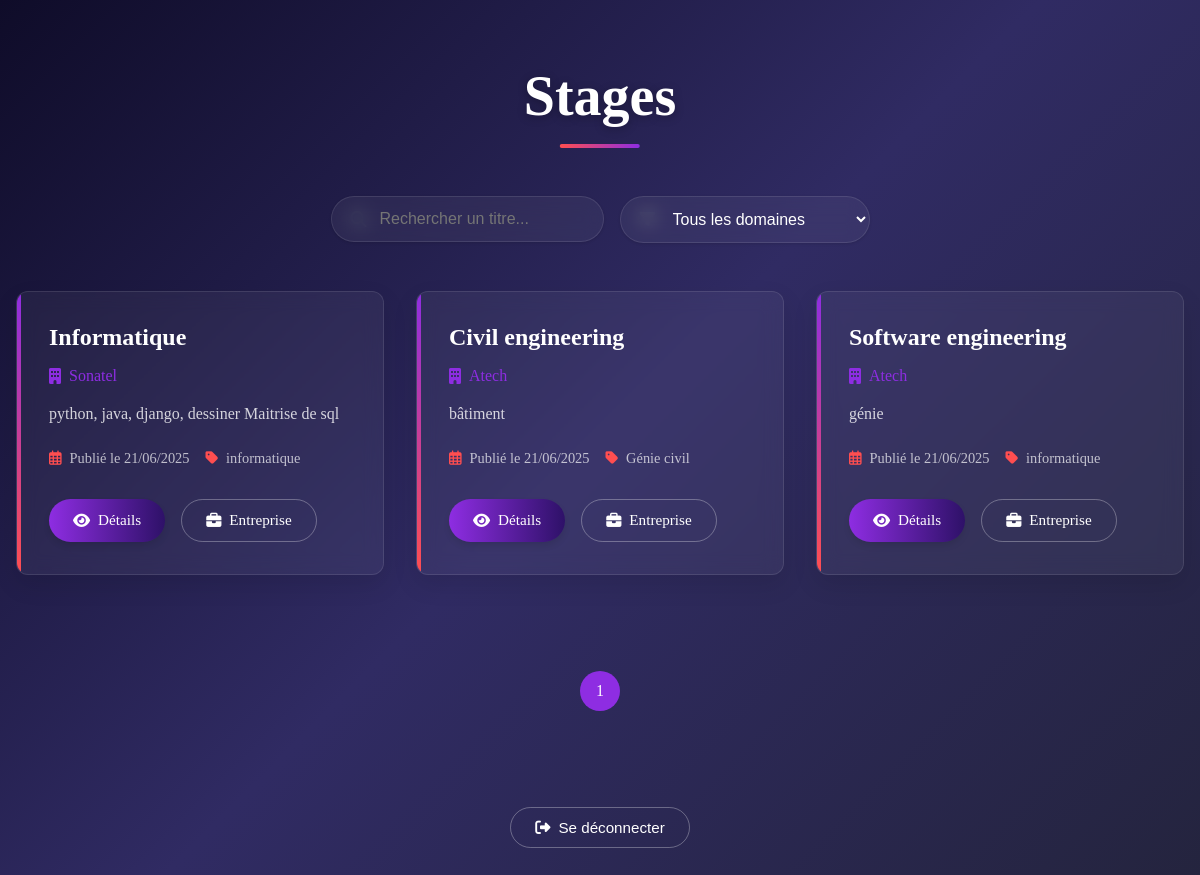
Page /offres/ on the committed database.
### stages/models.py (models this page shows, shortened)
class OffreDeStage(models.Model):
    TYPE_STAGE_CHOICES = [
        ('obligatoire', 'Stage obligatoire'),
        ('facultatif', 'Stage facultatif'),
        ('alternance', 'Contrat d\'alternance'),
    ]
    titre = models.CharField(max_length=100)
    description = models.TextField()
    domaine = models.CharField(max_length=100)
    competences_requises = models.TextField(blank=True)
    entreprise = models.ForeignKey(Entreprise, on_delete=models.CASCADE)
    date_publication = models.DateTimeField(auto_now_add=True)
    duree = models.PositiveIntegerField(help_text="Durée en mois", null=True, blank=True)
    date_debut = models.DateField(help_text="Date prévue de début", null=True, blank=True)
    type_stage = models.CharField(max_length=20, choices=TYPE_STAGE_CHOICES, default='obligatoire')
    gratification = models.DecimalField(max_digits=10, decimal_places=2, null=True, blank=True)
    nombre_places = models.PositiveIntegerField(default=1)
    est_valide = models.BooleanField(default=False)

class Entreprise(models.Model):
    user = models.OneToOneField(User, on_delete=models.CASCADE)
    nom_entreprise = models.CharField(max_length=100)
    description = models.TextField(blank=True)
    secteur = models.CharField(max_length=255, blank=True)
    adresse = models.CharField(max_length=255, blank=True)
    logo_url = models.URLField(blank=True)
    site_web = models.URLField(blank=True)
    telephone = models.CharField(max_length=20, blank=True)
    email_contact = models.EmailField(blank=True)
    reseaux_sociaux = models.TextField(blank=True, help_text="Liens vers LinkedIn, Facebook, etc.")
    taille = models.CharField(max_length=100, blank=True, help_text="Ex: PME, grande entreprise, startup")
    nombre_employes = models.PositiveIntegerField(blank=True, null=True)
    ville = models.CharField(max_length=100, blank=True)
    pays = models.CharField(max_length=100, blank=True)
    date_creation = models.DateField(blank=True, null=True)
    statut_juridique = models.CharField(max_length=100, blank=True, help_text="Ex: SARL, SAS, SA, etc.")
    est_valide = models.BooleanField(default=False)
    realisations = models.TextField(blank=True)

### stages/views.py (the view)
# urls.py: path('offres/', liste_offres, name='liste_offres'),
def liste_offres(request):
    offres_qs = OffreDeStage.objects.filter(entreprise__isnull=False).order_by('-date_publication')
    recherche = request.GET.get('recherche', '')
    domaine = request.GET.get('domaine', '')
    if recherche:
        offres_qs = offres_qs.filter(titre__icontains=recherche)
    if domaine:
        offres_qs = offres_qs.filter(domaine=domaine)
    paginator = Paginator(offres_qs, 10)
    page_number = request.GET.get('page')
    page_obj = paginator.get_page(page_number)
    domaines = OffreDeStage.objects.values_list('domaine', flat=True).distinct()
    context = {
        'offres': page_obj,
        'page_obj': page_obj,
        'domaines': domaines,
        'request': request,
    }
    return render(request, 'stages/liste.html', context)

### stages/templates/stages/liste.html (shortened to what this page needs)
{% load static %}
<!DOCTYPE html>
<html lang="fr">
<head>
  <link rel="stylesheet" href="https://cdnjs.cloudflare.com/ajax/libs/font-awesome/6.4.0/css/all.min.css">
</head>
<body>
  <div class="container">
    <h1 class="animate__animated animate__fadeInDown">Stages</h1>
    <div class="search-filter">
      <div class="search-box">
        <i class="fas fa-search"></i>
        <input type="text" id="search" placeholder="Rechercher un titre..." value="{{ request.GET.recherche }}">
      </div>
      <div class="filter-select">
        <i class="fas fa-filter"></i>
        <select id="filter">
          <option value="">Tous les domaines</option>
        </select>
      </div>
    </div>
    <div class="offres-grid">
      {% for offre in offres %}
      <div class="offre-card" data-scroll data-index="{{ forloop.counter0 }}">
        <h2 class="offre-title">{{ offre.titre }}</h2>
        <div class="offre-entreprise">
          <i class="fas fa-building"></i>
          <span>{{ offre.entreprise.nom_entreprise }}</span>
        </div>
        <p class="offre-description">{{ offre.description }}</p>
        <div class="offre-meta">
          <div class="meta-item">
            <i class="far fa-calendar-alt"></i>
            <span>Publié le {{ offre.date_publication|date:"d/m/Y" }}</span>
          </div>
          <div class="meta-item">
            <i class="fas fa-tag"></i>
            <span>{{ offre.domaine }}</span>
          </div>
        </div>
        <div class="offre-actions">
          <a href="{% url 'detail_offre' offre.id %}" class="btn btn-primary">
            <i class="fas fa-eye"></i> Détails
          </a>
          {% if offre.entreprise and offre.entreprise.id %}
            <a href="{% url 'voir_profil_entreprise' offre.entreprise.id %}" class="btn btn-outline">
              <i class="fas fa-briefcase"></i> Entreprise
            </a>
          {% endif %}
        </div>
      </div>
      {% empty %}
      <div class="empty-state">
        <i class="far fa-folder-open"></i>
        <p>Aucune offre disponible pour le moment.</p>
      </div>
      {% endfor %}
    </div>
    {% if offres %}
    <div class="pagination" data-scroll>
      <ul class="pagination">
        {% for num in page_obj.paginator.page_range %}
          {% if page_obj.number == num %}
            <li class="page-item">
              <a href="?page={{ num }}&recherche={{ request.GET.recherche }}&domaine={{ request.GET.domaine }}" class="page-link active">{{ num }}</a>
            </li>
          {% elif num > page_obj.number|add:'-3' and num < page_obj.number|add:'3' %}
            <li class="page-item">
              <a href="?page={{ num }}&recherche={{ request.GET.recherche }}&domaine={{ request.GET.domaine }}" class="page-link">{{ num }}</a>
            </li>
          {% endif %}
        {% endfor %}
      </ul>
    </div>
    {% endif %}
    <div style="text-align: center; margin-top: 3rem;" data-scroll>
      <form method="post" action="{% url 'logout' %}">
        <button type="submit" class="btn btn-outline">
          <i class="fas fa-sign-out-alt"></i> Se déconnecter
        </button>
      </form>
    </div>
  </div>
</body>
</html>

### stages/templates/stages/liste.html (style rules this page uses)
:root { --primary: #2e1168; --primary-light: #4a1da8; --secondary: #8e2de2; --accent: #ff4e50; --light: #f8f9fa; --dark: #212529; --gray: #6c757d; --transition: all 0.4s cubic-bezier(0.175, 0.885, 0.32, 1.1); --shadow-sm: 0 1px 3px rgba(0,0,0,0.12); --shadow-md: 0 4px 6px rgba(0,0,0,0.1); --shadow-lg: 0 10px 25px rgba(0,0,0,0.1); --shadow-xl: 0 20px 40px rgba(0,0,0,0.15); --border-radius: 12px; }
* { margin: 0; padding: 0; box-sizing: border-box; scroll-behavior: smooth; }
body { font-family: 'Times New Roman', sans-serif; background: linear-gradient(135deg, #0f0c29, #302b63, #24243e); color: #e0e0e0; min-height: 100vh; padding: 2rem 1rem; }
.container { max-width: 1200px; margin: 0 auto; }
h1 { text-align: center; font-family: 'Times New Roman', serif; font-size: clamp(2.5rem, 5vw, 3.5rem); margin: 2rem 0 3rem; color: white; text-shadow: 0 2px 10px rgba(0,0,0,0.3); position: relative; display: inline-block; left: 50%; transform: translateX(-50%); }
h1::after { content: ''; display: block; width: 80px; height: 4px; background: linear-gradient(to right, var(--accent), var(--secondary)); margin: 1rem auto 0; border-radius: 2px; }
.search-filter { display: flex; justify-content: center; gap: 1rem; margin-bottom: 3rem; flex-wrap: wrap; }
.search-box, .filter-select { position: relative; min-width: 250px; }
.search-box i, .filter-select i { position: absolute; left: 20px; top: 50%; transform: translateY(-50%); color: var(--gray); pointer-events: none; }
input, select { width: 100%; padding: 0.8rem 1rem 0.8rem 3rem; border-radius: 50px; border: 1px solid rgba(255,255,255,0.1); background: rgba(255,255,255,0.05); backdrop-filter: blur(10px); color: white; font-size: 1rem; transition: var(--transition); box-shadow: var(--shadow-sm); }
.offres-grid { display: grid; grid-template-columns: repeat(auto-fill, minmax(350px, 1fr)); gap: 2rem; margin: 3rem 0; }
.offre-card { background: rgba(255,255,255,0.05); backdrop-filter: blur(10px); border-radius: var(--border-radius); padding: 2rem; border: 1px solid rgba(255,255,255,0.1); transition: var(--transition); box-shadow: var(--shadow-lg); position: relative; overflow: hidden; opacity: 0; transform: translateY(20px); }
.offre-card::before { content: ''; position: absolute; top: 0; left: 0; width: 4px; height: 100%; background: linear-gradient(to bottom, var(--secondary), var(--accent)); transition: var(--transition); }
.offre-card.visible { opacity: 1; transform: translateY(0); }
.offre-title { font-size: 1.5rem; margin-bottom: 1rem; color: white; font-weight: 600; }
.offre-entreprise { display: flex; align-items: center; gap: 0.5rem; margin-bottom: 1rem; color: var(--secondary); font-weight: 500; }
.offre-description { color: rgba(255,255,255,0.8); margin-bottom: 1.5rem; line-height: 1.6; display: -webkit-box; -webkit-line-clamp: 3; -webkit-box-orient: vertical; overflow: hidden; }
.offre-meta { display: flex; flex-wrap: wrap; gap: 1rem; margin-bottom: 1.5rem; }
.meta-item { display: flex; align-items: center; gap: 0.5rem; font-size: 0.9rem; color: rgba(255,255,255,0.7); }
.meta-item i { color: var(--accent); }
.offre-actions { display: flex; flex-wrap: wrap; gap: 1rem; margin-top: 2rem; }
.btn { display: inline-flex; align-items: center; justify-content: center; gap: 0.5rem; padding: 0.7rem 1.5rem; border-radius: 50px; font-weight: 500; text-decoration: none; transition: var(--transition); cursor: pointer; font-size: 0.95rem; border: none; }
.btn-primary { background: linear-gradient(to right, var(--secondary), var(--primary)); color: white; box-shadow: var(--shadow-md); }
.btn-outline { background: transparent; color: white; border: 1px solid rgba(255,255,255,0.3); }
.pagination { display: flex; justify-content: center; gap: 0.5rem; margin: 3rem 0; flex-wrap: wrap; }
.page-item { list-style: none; }
.page-link { display: flex; align-items: center; justify-content: center; width: 40px; height: 40px; border-radius: 50%; background: rgba(255,255,255,0.05); color: white; text-decoration: none; transition: var(--transition); }
.page-link:hover, .page-link.active { background: var(--secondary); color: white; }

### rows in the picture
OffreDeStage: titre "Informatique", entreprise.nom_entreprise "Sonatel", description "python, java, django, dessiner Maitrise de sql", date_publication "21/06/2025", domaine "informatique", shows "Entreprise"
OffreDeStage: titre "Civil engineering", entreprise.nom_entreprise "Atech", description "bâtiment", date_publication "21/06/2025", domaine "Génie civil", shows "Entreprise"
OffreDeStage: titre "Software engineering", entreprise.nom_entreprise "Atech", description "génie", date_publication "21/06/2025", domaine "informatique", shows "Entreprise"

### other values in the picture
{{ num }} "1"
